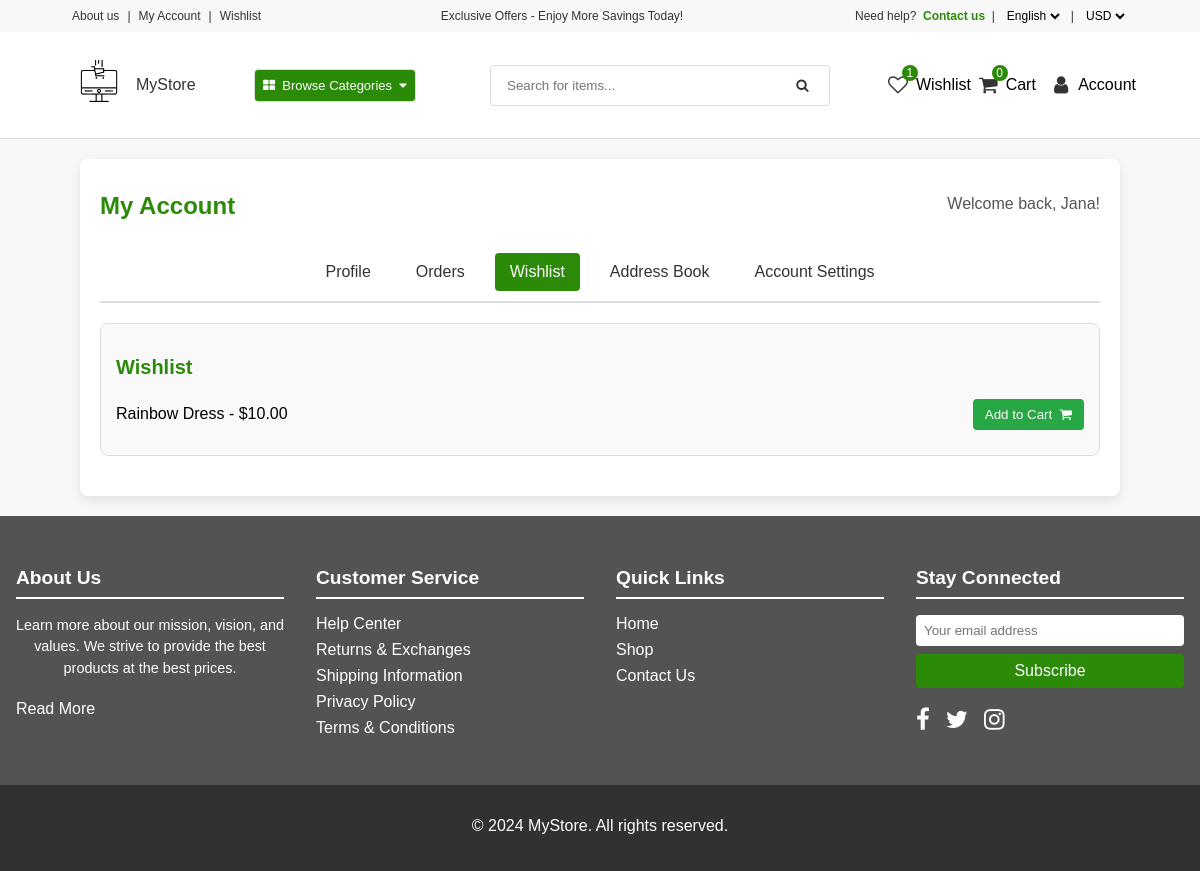
The app's page /account/wishlist/ (signed in) with its own data.
### userauths/models.py (models this page shows)
class User(AbstractUser):
    email = models.EmailField(unique=True)
    username = models.CharField(max_length=100)
    USERNAME_FIELD = 'email'
    REQUIRED_FIELDS = ['username']
    def __str__(self):
        return self.username

### core/models.py (models this page shows, shortened)
class Wishlist(models.Model):
    user = models.ForeignKey(User, on_delete=models.SET_NULL, null=True)
    product = models.ForeignKey(Product, on_delete=models.CASCADE)
    date = models.DateTimeField(auto_now_add=True)
    class Meta:
        verbose_name_plural = "Wishlists"

class Product(models.Model):
    pid = ShortUUIDField(unique=True, length=10, max_length=30, prefix="prod", alphabet="abcdefgh12345")
    category = models.ForeignKey(Category, on_delete=models.CASCADE, related_name="category")
    title = models.CharField(max_length=100, default="Product Title")
    image = models.ImageField(upload_to="product", default="product.jpg")
    description = RichTextUploadingField(null=True, blank=True, default="This is the product")
    price = models.DecimalField(max_digits=12, decimal_places=2, default="0.00")
    old_price = models.DecimalField(max_digits=12, decimal_places=2, default="0.00")
    tags = TaggableManager(blank=True)
    in_stock = models.BooleanField(default=True)
    stock_count = models.IntegerField(default=10, null=True, blank=True)
    featured = models.BooleanField(default=False)
    class Meta:
        verbose_name_plural = "Products"

### core/views.py (the view)
# urls.py: path('account/wishlist/', account_wishlist, name='account-wishlist'),  # URL for the account wishlist page
def account_wishlist(request):
    wishlist = Wishlist.objects.filter(user=request.user)
    context = {
        'wishlist' : wishlist,
    }
    return render(request, 'core/account-wishlist.html', context)

### core/context_processor.py (called while the page is built)
def default(request):
    categories = Category.objects.all()
    try:
        address = Address.objects.get(user=request.user)
    except:
        address = None
    try:
        wishlist = Wishlist.objects.filter(user=request.user)
    except:
        wishlist = None
    return {
        'categories' : categories,
        'address' : address,
        'wishlist' : wishlist
    }

### templates/core/account-wishlist.html (shortened to what this page needs)
{% extends 'partials/base1.html' %}
{% load static %}
{% block content %}
    <main class="main-background">
        <div class="account-container">
            <div class="head">
                <h1>My Account</h1>
                <p class="welcome-message" id="welcomeMessage">Welcome back, {{ request.user|title }}!</p>
            </div>
            <div class="tabs">
                <button id="profile-tab" class="btn-link" data-url="{% url 'core:account' %}">Profile</button>
                <button id="order-history-tab" class="btn-link" data-url="{% url 'core:order-history' %}">Orders</button>
                <button id="wishlist-section-tab" class="active btn-link" data-url="{% url 'core:account-wishlist' %}">Wishlist</button>
                <button id="address-book-tab" class="btn-link" data-url="{% url 'core:address-book' %}">Address Book</button>
                <button id="account-settings-tab" class="btn-link" data-url="{% url 'core:account-settings' %}">Account Settings</button>
            </div>
            <div class="tab-section wishlist-section">
                <h2>Wishlist</h2>
                {% for w in wishlist %}
                    <div class="wishlist-section-item">
                        <span>{{ w.product.title }} - ${{ w.product.price }}</span>
                        <button class="add-button add-to-cart-btn" id="add-to-cart-btn" data-index="{{ w.product.id }}">
                            Add to Cart &nbsp;<i class="fa fa-shopping-cart"></i>
                        </button>
                    </div>
                    {% empty %}
                        <p class="canceled" style="font-size: large;"> Nothing is added to your wishlist yet... </p>
                {% endfor %}
            </div>
        </div>
    </main>
{% endblock content %}

### static/assets/CSS/ecommerceStyles.css (style rules this page uses)
body { font-family: Arial, sans-serif; margin: 0; padding: 0; overflow-x: hidden; box-sizing: border-box; }
.main-background { background-color: #f8f8f8; display: flex; justify-content: center; align-items: center; flex-direction: column; }
.add-to-cart-btn { background-color: #28a745; color: white; padding: 10px 20px; border: none; border-radius: 5px; cursor: pointer; }
.account-container { max-width: 1200px; min-width: 1000px; margin: 20px auto; padding: 20px; background: #fff; border-radius: 8px; box-shadow: 0 4px 12px rgba(0, 0, 0, 0.1); }
.head { display: flex; justify-content: space-between; align-items: center; margin-bottom: 20px; }
.head h1 { font-size: 24px; margin: 0; color: #2c8a09; }
.head .welcome-message { font-size: 16px; color: #555; transition: opacity 1s ease-out; }
.tabs { display: flex; gap: 15px; margin-bottom: 20px; border-bottom: 2px solid #ddd; padding-bottom: 10px; justify-content: center; }
.tabs button { background: none; border: none; padding: 10px 15px; cursor: pointer; font-size: 16px; color: #333; border-radius: 4px; transition: background 0.3s ease; }
.tabs button.active { background-color: #2c8a09; color: #fff; }
.tab-section { margin-bottom: 20px; }
.tab-section h2 { font-size: 20px; margin-bottom: 10px; color: #2c8a09; }
.profile-info, .order-history, .wishlist-section, .address-book { padding: 15px; border: 1px solid #ddd; border-radius: 8px; background-color: #f9f9f9; }
.order-item, .wishlist-section-item { border-bottom: 1px solid #ddd; padding: 10px 0; display: flex; justify-content: space-between; align-items: center; }
.order-item:last-child, .wishlist-section-item:last-child, .address-item:last-child { border-bottom: none; }
.edit-button, .add-button { color: #fff; border: none; padding: 8px 12px; border-radius: 4px; cursor: pointer; transition: background 0.3s ease; text-decoration: none; }
.add-button { background-color: #28a745; }
.our-story h2, p { margin-bottom: 20px; text-align: center; }

### records on screen
User: user "Jana"
Wishlist: product "Rainbow Dress", product.price "10.00"

### other values on screen
{{ wishlist.count }} "1"
{{ request.session.cart_data_obj|length }} "0"
